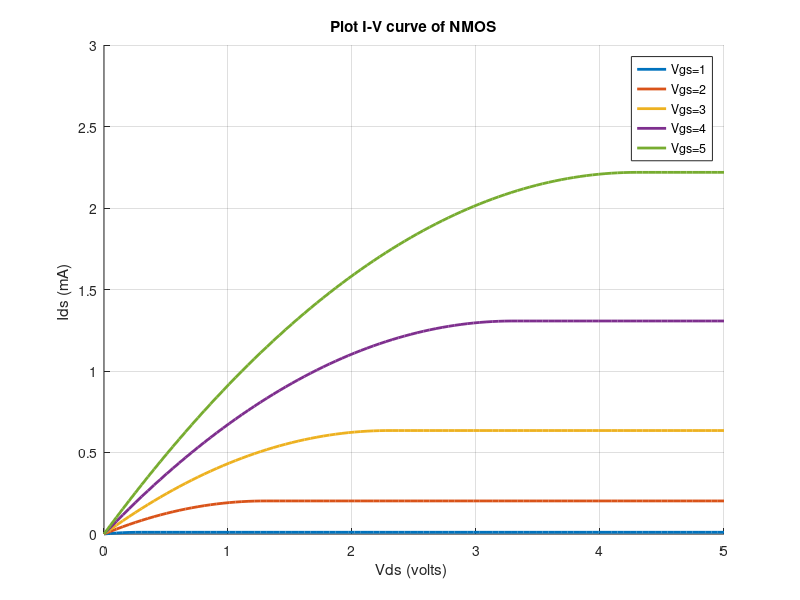

MATLAB code to generate this figure:
clear all;
clc;
beta=0.000240;
Vt=0.7;
Vds=linspace(0,5,100);
Vgs=linspace(1,5,5);
for j=1:length(Vgs)
    for i=1:length(Vds)
        if Vgs(j)<Vt
            Ids1(i)=0;
        elseif (Vgs(j)>Vt & Vds(i)<=(Vgs(j)-Vt))
            Ids1(i)=(beta*((Vgs(j)-Vt)-Vds(i)/2))*Vds(i);
        elseif ((Vgs(j)>Vt) & Vds(i)>(Vgs(j)-Vt))
            Ids1(i)=(0.5*beta)*(Vgs(j)-Vt)^2;
        end
    end
    hold on;
    plot(Vds,Ids1(1:100)*1000,'LineWidth',2);
end
title('Plot I-V curve of NMOS');
xlabel('Vds (volts) ');
ylabel('Ids (mA) ');
ylim([0,3]);
legend('Vgs=1','Vgs=2','Vgs=3','Vgs=4','Vgs=5','Location','northeast');
grid on;
disp("Program run successfully for N-mos IV curve");